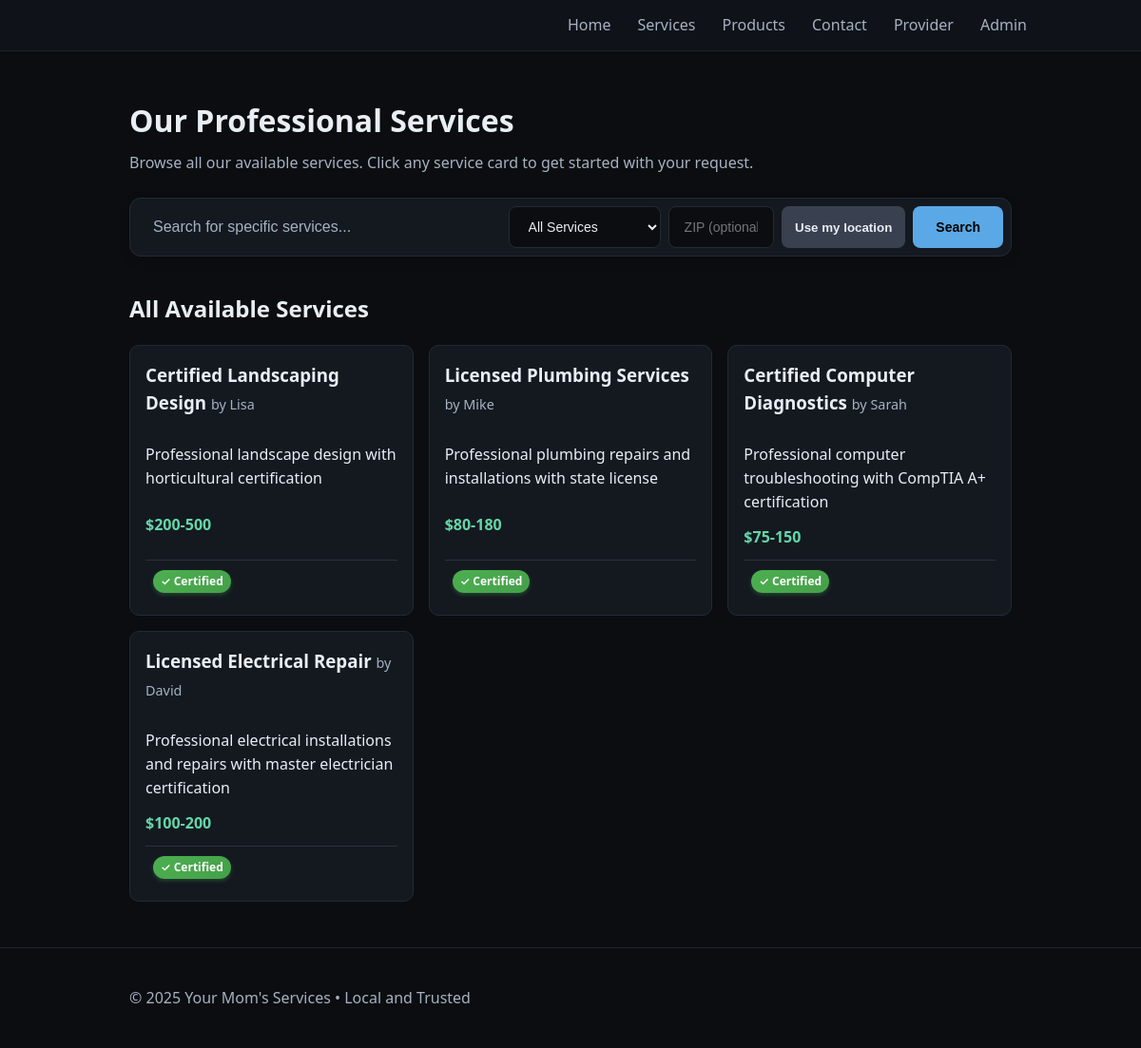
/services, run on the app's committed database.
### tables this page shows
CREATE TABLE services (
              id INTEGER PRIMARY KEY AUTOINCREMENT,
              title TEXT NOT NULL,
              description TEXT,
              price TEXT,
              active INTEGER NOT NULL DEFAULT 1,
              created_at TEXT NOT NULL
            , posted_by TEXT, provider_id INTEGER DEFAULT 0, is_certified INTEGER DEFAULT 0, certification_proof TEXT);

### app.py (the view, shortened to what this page needs)
    @app.route("/services")
    def services():
        search_query = request.args.get('q', '').strip()
        filter_type = request.args.get('filter', 'all')  # all, certified, best_price
        zip_param = (request.args.get('zip', '') or '').strip()
        with closing(get_db()) as db:
            cur = db.cursor()
            base_query = (
                "SELECT s.id, s.title, s.description, s.price, s.posted_by, s.provider_id, s.is_certified, "
                "s.certification_proof, p.business_name as provider_business_name, "
                "p.base_zip as provider_base_zip "
                "FROM services s "
                "LEFT JOIN providers p ON s.provider_id = p.id "
                "WHERE s.active = 1"
            )
            params = []
            if filter_type == 'certified':
                base_query += " AND s.is_certified = 1"
            elif filter_type == 'best_price':
                base_query += " ORDER BY CASE WHEN s.price LIKE '$%' THEN CAST(SUBSTR(s.price, 2, INSTR(s.price || '-', '-') - 2) AS INTEGER) ELSE 999999 END ASC, s.created_at DESC"
            elif filter_type == 'by_provider':
                base_query += " ORDER BY COALESCE(p.business_name, 'Independent Contributor'), s.title ASC"
            else:
                base_query += " ORDER BY s.created_at DESC"
            cur.execute(base_query, params)
            services_raw = cur.fetchall()
            allowed_provider_ids = None
            applied_zip = None
            services = []
            for service in services_raw:
                if allowed_provider_ids is not None:
                    if service["provider_id"] not in allowed_provider_ids:
                        continue
                services.append({
                    'id': service['id'],
                    'title': service['title'],
                    'description': service['description'],
                    'price': service['price'],
                    'posted_by': service['posted_by'],
                    'provider_id': service['provider_id'],
                    'is_certified': service['is_certified'],
                    'certification_proof': service['certification_proof'],
                    'provider_business_name': service['provider_business_name']
                })
            cur.execute("SELECT first_name, business_name FROM profile WHERE id = 1")
            profile_row = cur.fetchone()
            profile = {
                "first_name": profile_row["first_name"] if profile_row else "",
                "business_name": profile_row["business_name"] if profile_row else ""
            }
        return render_template(
            "services.html",
            services=services,
            profile=profile,
            search_query=search_query,
            filter_type=filter_type,
            applied_zip=(applied_zip if 'applied_zip' in locals() else (zip_param if zip_param else None)),
            title="All Services",
        )

### app.py (called while the page is built)
def get_db():
    conn = sqlite3.connect(DB_PATH)
    conn.row_factory = sqlite3.Row
    return conn

### templates/services.html (shortened to what this page needs)
{% extends "base.html" %}
{% block content %}
<section class="hero">
  <h1>Our Professional Services</h1>
  <p>Browse all our available services. Click any service card to get started with your request.</p>
  <form method="get" action="{{ url_for('services') }}" class="hero-search">
    <div class="search-container">
      <input type="search"
             name="q"
             value="{{ search_query or '' }}"
             placeholder="Search for specific services..."
             class="search-input">
      <select name="filter" class="search-filter">
        <option value="all" {{ 'selected' if filter_type == 'all' else '' }}>All Services</option>
      </select>
      <input type="text"
             name="zip"
             class="search-filter"
             placeholder="ZIP (optional)"
             inputmode="numeric"
             pattern="\d{5}"
             maxlength="5"
             title="Enter a 5-digit ZIP code"
             value="{{ applied_zip or '' }}">
      <button type="button" id="useLocationBtn" class="btn secondary">Use my location</button>
      <button type="submit" class="search-btn">Search</button>
    </div>
  </form>
</section>
<section>
  <h2>All Available Services</h2>
  <div class="cards">
    {% for s in services %}
      {% set poster = s['posted_by'] or profile.first_name %}
      <a href="{{ url_for('contact') }}?service={{ s['title']|urlencode }}{% if poster %}&poster={{ poster|urlencode }}{% endif %}" class="card-link">
        <div class="card clickable">
          <h3>
            {{ s['title'] }}
            {% if filter_type != 'by_provider' and poster %}
              <span class="muted" style="font-weight:normal;">by {{ poster }}</span>
            {% endif %}
          </h3>
          <p>{{ s['description'] or '' }}</p>
          {% if s['price'] %}<p class="price">{{ s['price'] }}</p>{% endif %}
          <div class="certification-status">
            {% if s['is_certified'] == 1 %}
              <span class="certified-badge">✓ Certified</span>
            {% else %}
              <span class="experience-badge">✓ Experienced</span>
            {% endif %}
          </div>
        </div>
      </a>
    {% else %}
      <p>No services available at this time. Please check back soon!</p>
    {% endfor %}
  </div>
</section>
{% endblock %}

### static/styles.css (style rules this page uses)
:root { --bg: #0b0d10; --panel: #141920; --text: #e9eef5; --muted: #a7b1c2; --accent: #5aa9e6; --accent-2: #9cd3f7; --danger: #e35d6a; --ok: #65d6a7; --warn: #f5a623; }
* { box-sizing: border-box; }
body { margin: 0; font-family: system-ui, -apple-system, Segoe UI, Roboto, Arial, sans-serif; background: var(--bg); color: var(--text); line-height: 1.55; }
.hero { padding: 48px 0 16px; }
.hero h1 { margin: 0 0 8px; font-size: 32px; }
.hero p { margin: 0 0 16px; color: var(--muted); }
.hero-search { max-width: 100%; width: 100%; margin: 24px auto 0; }
.search-container { display: flex; gap: 8px; background: var(--panel); border: 1px solid #232a36; border-radius: 12px; padding: 8px; box-shadow: 0 4px 12px rgba(0, 0, 0, 0.15); }
.search-input { flex: 2 1 420px; background: transparent; border: none; padding: 12px 16px; color: var(--text); font-size: 16px; outline: none; }
.search-input::placeholder { color: var(--muted); }
.search-filter { background: var(--bg); border: 1px solid #232a36; border-radius: 8px; padding: 12px 16px; color: var(--text); font-size: 14px; min-width: 160px; cursor: pointer; }
.search-filter[name="zip"] { min-width: 100px; width: 120px; }
#useLocationBtn { padding: 10px 14px; white-space: nowrap; }
.search-btn { background: var(--accent); color: #000; border: none; padding: 12px 24px; border-radius: 8px; font-size: 14px; font-weight: 600; cursor: pointer; transition: all 0.2s ease; }
.btn { display: inline-block; padding: 10px 16px; background: var(--accent); color: #071019; border-radius: 8px; text-decoration: none; font-weight: 600; border: 0; cursor: pointer; }
.btn.secondary { background: #39404f; color: var(--text); }
.cards { display: grid; grid-template-columns: repeat(auto-fill, minmax(260px, 1fr)); gap: 16px; align-items: stretch; }
.card { background: var(--panel); padding: 16px; border-radius: 10px; border: 1px solid #232a36; height: 100%; display: flex; flex-direction: column; }
.card h3 { margin-top: 0; margin-bottom: 12px; }
.card p { flex-grow: 1; margin-bottom: 12px; }
.card .price { font-weight: 700; color: var(--ok); margin-top: auto; margin-bottom: 0; }
.card.clickable { transition: all 0.2s ease; cursor: pointer; }
.card-link { text-decoration: none; color: inherit; display: block; }
.muted { color: var(--muted); font-size: 0.9rem; }
.certified-badge { background: linear-gradient(135deg, #4CAF50, #45a049); color: white; padding: 0.2rem 0.5rem; border-radius: 12px; font-size: 0.75rem; font-weight: 600; margin-left: 0.5rem; white-space: nowrap; box-shadow: 0 2px 4px rgba(76, 175, 80, 0.3); }
.certification-status { margin-top: 0.75rem; padding: 0.5rem 0; border-top: 1px solid rgba(255, 255, 255, 0.1); }

### data on the page
services: title "Certified Landscaping Design", posted_by "Lisa", description "Professional landscape design with horticultural certification", price "$200-500", is_certified "✓ Certified"
services: title "Licensed Plumbing Services", posted_by "Mike", description "Professional plumbing repairs and installations with state license", price "$80-180", is_certified "✓ Certified"
services: title "Certified Computer Diagnostics", posted_by "Sarah", description "Professional computer troubleshooting with CompTIA A+ certification", price "$75-150", is_certified "✓ Certified"
services: title "Licensed Electrical Repair", posted_by "David", description "Professional electrical installations and repairs with master electrician certification", price "$100-200", is_certified "✓ Certified"

### other printed values
{{ profile.business_name or "Your Mom's Services" }} "Your Mom's Services"
